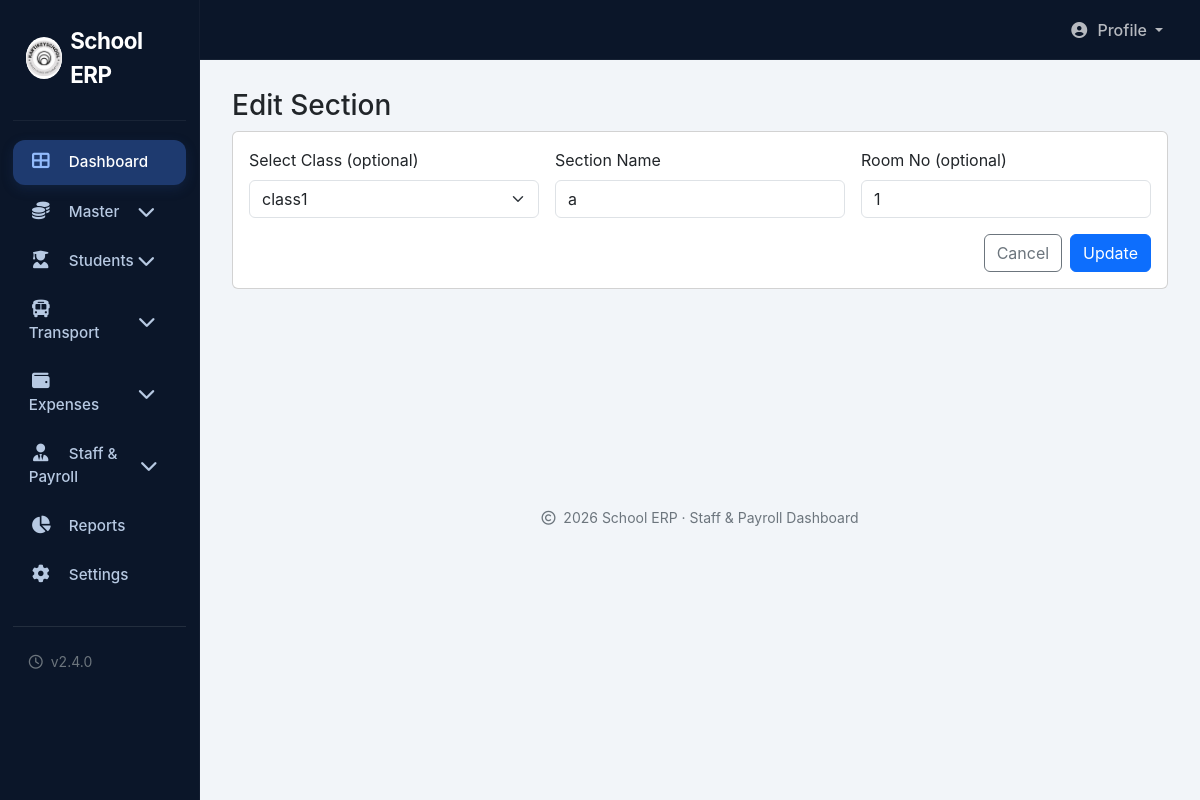
/admin/edit_section.php?id=1 (signed in), run on the app's committed database.
### tables this page shows
CREATE TABLE `sections` (
  `id` int(11) NOT NULL,
  `class_id` int(11) NOT NULL,
  `section_name` varchar(20) NOT NULL,
  `room_no` varchar(20) DEFAULT NULL
);

CREATE TABLE `classes` (
  `id` int(11) NOT NULL,
  `class_name` varchar(50) NOT NULL,
  `student_capacity` int(11) DEFAULT 0,
  `status` enum('Active','Inactive') DEFAULT 'Active',
  `created_at` timestamp NOT NULL DEFAULT current_timestamp()
);

### admin/edit_section.php (the view, shortened to what this page needs)
<?php
include '../config/config.php';
$id = $_GET['id'] ?? ($_POST['id'] ?? '');
try {
    $stmt = $conn->prepare('SELECT s.*, c.class_name, c.student_capacity FROM sections s LEFT JOIN classes c ON s.class_id = c.id WHERE s.id = ?');
    $stmt->execute([$id]);
    $row = $stmt->fetch(PDO::FETCH_ASSOC);
} catch (Exception $e) {
    header('Location: section.php');
    exit();
}
try {
    $classStmt = $conn->query("SELECT id, class_name, student_capacity FROM classes ORDER BY class_name ASC");
    $classes = $classStmt->fetchAll(PDO::FETCH_ASSOC);
} catch (Exception $e) {
    $classes = [];
}
include 'includes/header.php';
?>
<div class="main-content">
    <h3>Edit Section</h3>
    <div class="card mb-4">
        <div class="card-body">
            <form method="post" class="row g-3">
                <div class="col-md-4">
                    <label class="form-label">Select Class (optional)</label>
                    <select class="form-select" name="class_id">
                        <?php foreach ($classes as $c): ?>
                            <option value="<?php echo htmlspecialchars($c['id']); ?>" data-capacity="<?php echo htmlspecialchars($c['student_capacity']); ?>" <?php echo ($row['class_id'] == $c['id']) ? 'selected' : ''; ?>><?php echo htmlspecialchars($c['class_name']); ?></option>
                        <?php endforeach; ?>
                    </select>
                </div>
                <div class="col-md-4">
                    <label class="form-label">Section Name</label>
                    <input type="text" class="form-control" name="section_name" value="<?php echo htmlspecialchars($row['section_name']); ?>" required>
                </div>
                <div class="col-md-4">
                    <label class="form-label">Room No (optional)</label>
                    <input type="text" class="form-control" name="room_no" value="<?php echo htmlspecialchars($row['room_no'] ?? ''); ?>">
                </div>
                <div class="col-12 d-flex justify-content-end gap-2">
                    <a href="section.php" class="btn btn-outline-secondary">Cancel</a>
                    <button type="submit" class="btn btn-primary">Update</button>
                </div>
            </form>
        </div>
    </div>
</div>
<?php include 'includes/footer.php'; ?>

### admin/style/ok.css (style rules this page uses)
* { box-sizing: border-box; }
body { background: #f2f5f9; font-family: 'Inter', system-ui, -apple-system, sans-serif; height: 100vh; overflow-x: hidden; }
.main-content { flex: 1; padding: 1.8rem 2rem 2rem 2rem; background: #f2f5f9; }

### data on the page
sections: class_id "class1", section_name "a", room_no "1"
